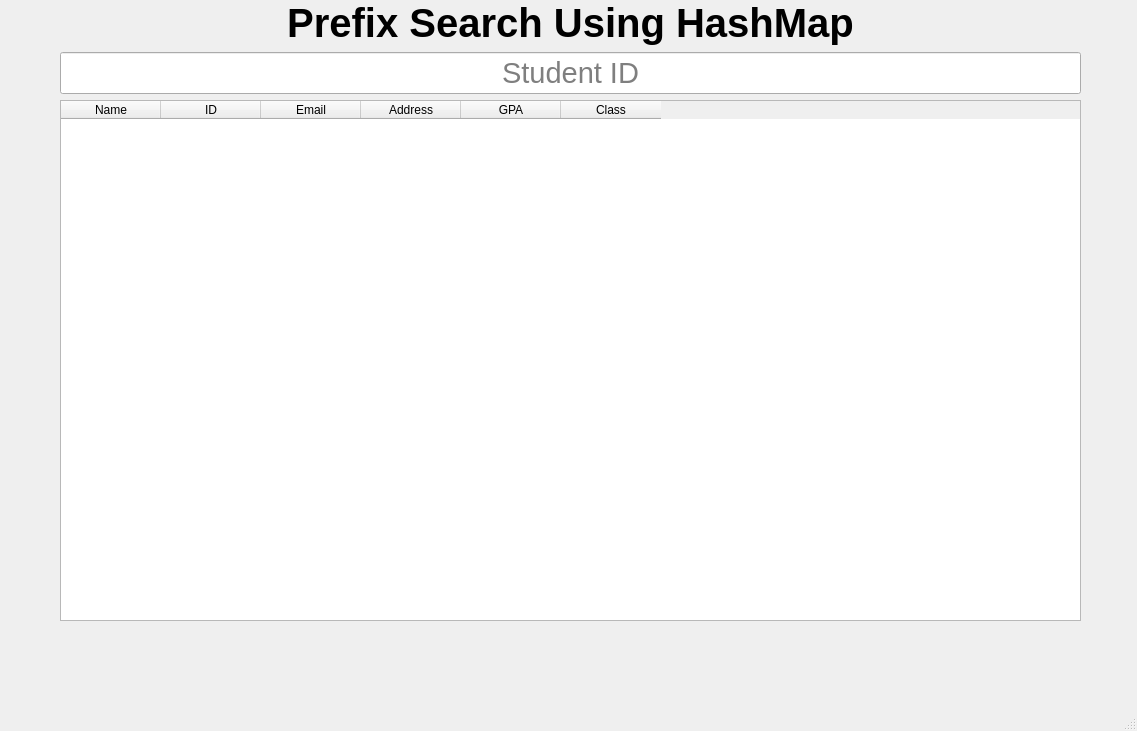
<?xml version="1.0" encoding="UTF-8"?>
<ui version="4.0">
 <class>SearchStudentByHashmap</class>
 <widget class="QMainWindow" name="SearchStudentByHashmap">
  <property name="geometry">
   <rect>
    <x>0</x>
    <y>0</y>
    <width>1137</width>
    <height>731</height>
   </rect>
  </property>
  <property name="windowTitle">
   <string>MainWindow</string>
  </property>
  <widget class="QWidget" name="centralwidget">
   <widget class="QWidget" name="layoutWidget">
    <property name="geometry">
     <rect>
      <x>60</x>
      <y>0</y>
      <width>1021</width>
      <height>621</height>
     </rect>
    </property>
    <layout class="QVBoxLayout" name="verticalLayout_2">
     <item>
      <widget class="QLabel" name="label">
       <property name="font">
        <font>
         <pointsize>30</pointsize>
         <weight>75</weight>
         <bold>true</bold>
        </font>
       </property>
       <property name="text">
        <string>Prefix Search Using HashMap</string>
       </property>
       <property name="alignment">
        <set>Qt::AlignCenter</set>
       </property>
      </widget>
     </item>
     <item>
      <layout class="QVBoxLayout" name="verticalLayout">
       <item>
        <widget class="QLineEdit" name="lineEdit">
         <property name="font">
          <font>
           <pointsize>22</pointsize>
          </font>
         </property>
         <property name="alignment">
          <set>Qt::AlignCenter</set>
         </property>
         <property name="placeholderText">
          <string>Student ID</string>
         </property>
        </widget>
       </item>
       <item>
        <widget class="QTableWidget" name="tableWidget">
         <property name="columnCount">
          <number>6</number>
         </property>
         <column>
          <property name="text">
           <string>Name</string>
          </property>
         </column>
         <column>
          <property name="text">
           <string>ID</string>
          </property>
         </column>
         <column>
          <property name="text">
           <string>Email</string>
          </property>
         </column>
         <column>
          <property name="text">
           <string>Address</string>
          </property>
         </column>
         <column>
          <property name="text">
           <string>GPA</string>
          </property>
         </column>
         <column>
          <property name="text">
           <string>Class</string>
          </property>
         </column>
        </widget>
       </item>
      </layout>
     </item>
    </layout>
   </widget>
  </widget>
  <widget class="QMenuBar" name="menubar">
   <property name="geometry">
    <rect>
     <x>0</x>
     <y>0</y>
     <width>1137</width>
     <height>24</height>
    </rect>
   </property>
  </widget>
  <widget class="QStatusBar" name="statusbar"/>
 </widget>
 <resources/>
 <connections/>
</ui>
